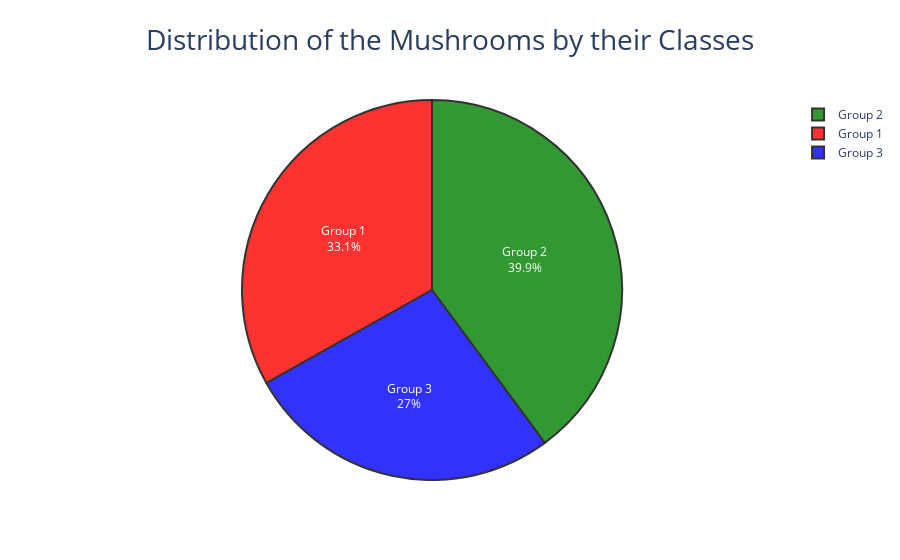

This figure's notebook cell:
### Code cell
values = list(data['class'].value_counts())
colors = ['green', 'red', 'blue']
labels = ['Group ' + str(i) for i in list(dict(data['class'].value_counts()).keys())]

fig = go.Figure(data=[go.Pie(labels=labels, values=values, opacity=0.8)])
fig.update_traces(textinfo='percent+label', marker=dict(line=dict(color='#000000', width=2), colors=colors))
fig.update_layout(title_text='Distribution of the Mushrooms by their Classes', title_x=0.5, title_font=dict(size=28))
fig.show()

### Figure 1 — Plotly figure (JSON) as saved in the notebook; plotly's stock layout.template omitted (floating-point values rounded to 4 significant figures)
{"data": [{"labels": ["Group 2", "Group 1", "Group 3"], "marker": {"colors": ["green", "red", "blue"], "line": {"color": "#000000", "width": 2}}, "opacity": 0.8, "textinfo": "percent+label", "type": "pie", "values": [71, 59, 48]}], "layout": {"title": {"font": {"size": 28}, "text": "Distribution of the Mushrooms by their Classes", "x": 0.5}}}
